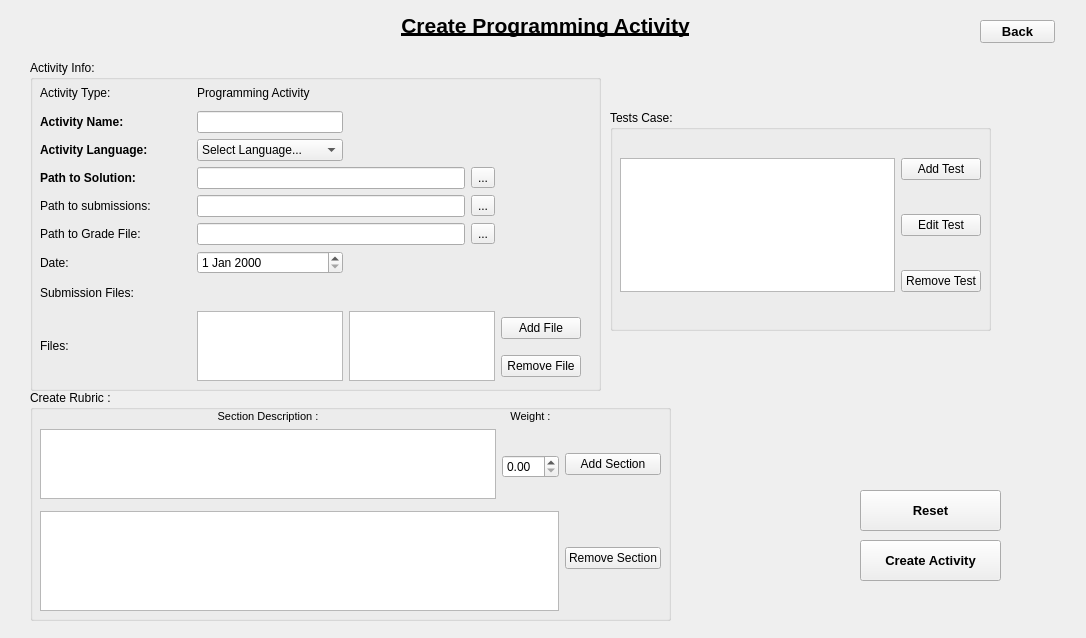
<?xml version="1.0" encoding="UTF-8"?>
<ui version="4.0">
 <class>createprogactivityscreen</class>
 <widget class="QWidget" name="createprogactivityscreen">
  <property name="geometry">
   <rect>
    <x>0</x>
    <y>0</y>
    <width>1086</width>
    <height>638</height>
   </rect>
  </property>
  <property name="windowTitle">
   <string>Form</string>
  </property>
  <widget class="QPushButton" name="backButton">
   <property name="geometry">
    <rect>
     <x>980</x>
     <y>20</y>
     <width>75</width>
     <height>23</height>
    </rect>
   </property>
   <property name="font">
    <font>
     <pointsize>10</pointsize>
     <weight>75</weight>
     <bold>true</bold>
    </font>
   </property>
   <property name="focusPolicy">
    <enum>Qt::ClickFocus</enum>
   </property>
   <property name="text">
    <string>Back</string>
   </property>
  </widget>
  <widget class="QLabel" name="createProgText">
   <property name="geometry">
    <rect>
     <x>390</x>
     <y>10</y>
     <width>311</width>
     <height>31</height>
    </rect>
   </property>
   <property name="font">
    <font>
     <pointsize>16</pointsize>
     <weight>75</weight>
     <bold>true</bold>
     <underline>true</underline>
    </font>
   </property>
   <property name="text">
    <string>Create Programming Activity</string>
   </property>
   <property name="alignment">
    <set>Qt::AlignCenter</set>
   </property>
  </widget>
  <widget class="QPushButton" name="createProgActivityButton">
   <property name="geometry">
    <rect>
     <x>860</x>
     <y>540</y>
     <width>141</width>
     <height>41</height>
    </rect>
   </property>
   <property name="font">
    <font>
     <pointsize>10</pointsize>
     <weight>75</weight>
     <bold>true</bold>
    </font>
   </property>
   <property name="text">
    <string>Create Activity</string>
   </property>
  </widget>
  <widget class="QPushButton" name="pushButton">
   <property name="geometry">
    <rect>
     <x>860</x>
     <y>490</y>
     <width>141</width>
     <height>41</height>
    </rect>
   </property>
   <property name="font">
    <font>
     <pointsize>10</pointsize>
     <weight>75</weight>
     <bold>true</bold>
    </font>
   </property>
   <property name="text">
    <string>Reset</string>
   </property>
  </widget>
  <widget class="QGroupBox" name="groupBox">
   <property name="geometry">
    <rect>
     <x>30</x>
     <y>390</y>
     <width>641</width>
     <height>231</height>
    </rect>
   </property>
   <property name="title">
    <string>Create Rubric :</string>
   </property>
   <widget class="QWidget" name="gridLayoutWidget_3">
    <property name="geometry">
     <rect>
      <x>10</x>
      <y>20</y>
      <width>621</width>
      <height>201</height>
     </rect>
    </property>
    <layout class="QGridLayout" name="gridLayout_3">
     <property name="verticalSpacing">
      <number>6</number>
     </property>
     <item row="0" column="0">
      <widget class="QLabel" name="label_11">
       <property name="font">
        <font>
         <pointsize>8</pointsize>
         <weight>50</weight>
         <bold>false</bold>
        </font>
       </property>
       <property name="text">
        <string>Section Description :</string>
       </property>
       <property name="alignment">
        <set>Qt::AlignCenter</set>
       </property>
      </widget>
     </item>
     <item row="1" column="1" rowspan="4">
      <widget class="QDoubleSpinBox" name="doubleSpinBox"/>
     </item>
     <item row="1" column="0" rowspan="3">
      <widget class="QTextEdit" name="textEdit"/>
     </item>
     <item row="0" column="1">
      <widget class="QLabel" name="label_10">
       <property name="font">
        <font>
         <pointsize>8</pointsize>
         <weight>50</weight>
         <bold>false</bold>
        </font>
       </property>
       <property name="text">
        <string>Weight :</string>
       </property>
       <property name="alignment">
        <set>Qt::AlignCenter</set>
       </property>
      </widget>
     </item>
     <item row="4" column="2" rowspan="2">
      <widget class="QPushButton" name="RemoveBtn">
       <property name="text">
        <string>Remove Section</string>
       </property>
      </widget>
     </item>
     <item row="5" column="0" colspan="2">
      <widget class="QTableView" name="tableView">
       <property name="editTriggers">
        <set>QAbstractItemView::NoEditTriggers</set>
       </property>
       <property name="dragDropOverwriteMode">
        <bool>false</bool>
       </property>
       <property name="selectionMode">
        <enum>QAbstractItemView::SingleSelection</enum>
       </property>
       <property name="selectionBehavior">
        <enum>QAbstractItemView::SelectRows</enum>
       </property>
       <property name="gridStyle">
        <enum>Qt::DotLine</enum>
       </property>
       <attribute name="horizontalHeaderVisible">
        <bool>false</bool>
       </attribute>
       <attribute name="verticalHeaderVisible">
        <bool>false</bool>
       </attribute>
      </widget>
     </item>
     <item row="2" column="2">
      <widget class="QPushButton" name="AddBtn">
       <property name="text">
        <string>Add Section</string>
       </property>
      </widget>
     </item>
    </layout>
   </widget>
  </widget>
  <widget class="QGroupBox" name="groupBox_2">
   <property name="geometry">
    <rect>
     <x>610</x>
     <y>110</y>
     <width>381</width>
     <height>221</height>
    </rect>
   </property>
   <property name="title">
    <string>Tests Case:</string>
   </property>
   <widget class="QWidget" name="gridLayoutWidget_2">
    <property name="geometry">
     <rect>
      <x>10</x>
      <y>20</y>
      <width>361</width>
      <height>191</height>
     </rect>
    </property>
    <layout class="QGridLayout" name="gridLayout">
     <item row="2" column="1">
      <widget class="QPushButton" name="removeTestButton">
       <property name="text">
        <string>Remove Test</string>
       </property>
      </widget>
     </item>
     <item row="1" column="1">
      <widget class="QPushButton" name="editTestButton">
       <property name="text">
        <string>Edit Test</string>
       </property>
      </widget>
     </item>
     <item row="0" column="0" rowspan="3">
      <widget class="QListWidget" name="testList"/>
     </item>
     <item row="0" column="1">
      <widget class="QPushButton" name="addTestButton">
       <property name="text">
        <string>Add Test</string>
       </property>
      </widget>
     </item>
    </layout>
   </widget>
  </widget>
  <widget class="QGroupBox" name="groupBox_3">
   <property name="geometry">
    <rect>
     <x>30</x>
     <y>60</y>
     <width>571</width>
     <height>331</height>
    </rect>
   </property>
   <property name="title">
    <string>Activity Info:</string>
   </property>
   <widget class="QWidget" name="gridLayoutWidget">
    <property name="geometry">
     <rect>
      <x>10</x>
      <y>20</y>
      <width>541</width>
      <height>301</height>
     </rect>
    </property>
    <layout class="QGridLayout" name="gridLayout_2">
     <item row="6" column="1">
      <widget class="QLabel" name="label_6">
       <property name="text">
        <string>Date:</string>
       </property>
      </widget>
     </item>
     <item row="9" column="5" rowspan="2">
      <widget class="QListWidget" name="typeList"/>
     </item>
     <item row="0" column="4">
      <widget class="QLabel" name="programmingActivityLabel">
       <property name="text">
        <string>Programming Activity</string>
       </property>
      </widget>
     </item>
     <item row="5" column="4" colspan="2">
      <layout class="QHBoxLayout" name="horizontalLayout_3">
       <item>
        <widget class="QLineEdit" name="gradeDirEdit"/>
       </item>
       <item>
        <widget class="QToolButton" name="toolButton_3">
         <property name="text">
          <string>...</string>
         </property>
        </widget>
       </item>
      </layout>
     </item>
     <item row="0" column="1">
      <widget class="QLabel" name="activityTypeLabel">
       <property name="text">
        <string>Activity Type:</string>
       </property>
      </widget>
     </item>
     <item row="9" column="4" rowspan="2">
      <widget class="QListWidget" name="fileList"/>
     </item>
     <item row="5" column="1">
      <widget class="QLabel" name="label_7">
       <property name="text">
        <string>Path to Grade File:</string>
       </property>
      </widget>
     </item>
     <item row="9" column="6">
      <widget class="QPushButton" name="addFileButton">
       <property name="text">
        <string>Add File</string>
       </property>
      </widget>
     </item>
     <item row="10" column="6">
      <widget class="QPushButton" name="removeFileButton">
       <property name="text">
        <string>Remove File</string>
       </property>
      </widget>
     </item>
     <item row="0" column="3">
      <spacer name="horizontalSpacer">
       <property name="orientation">
        <enum>Qt::Horizontal</enum>
       </property>
       <property name="sizeType">
        <enum>QSizePolicy::Minimum</enum>
       </property>
       <property name="sizeHint" stdset="0">
        <size>
         <width>40</width>
         <height>20</height>
        </size>
       </property>
      </spacer>
     </item>
     <item row="7" column="1">
      <widget class="QLabel" name="label_4">
       <property name="font">
        <font>
         <weight>50</weight>
         <bold>false</bold>
        </font>
       </property>
       <property name="text">
        <string>Submission Files:</string>
       </property>
      </widget>
     </item>
     <item row="2" column="3">
      <spacer name="horizontalSpacer_3">
       <property name="orientation">
        <enum>Qt::Horizontal</enum>
       </property>
       <property name="sizeType">
        <enum>QSizePolicy::Minimum</enum>
       </property>
       <property name="sizeHint" stdset="0">
        <size>
         <width>40</width>
         <height>20</height>
        </size>
       </property>
      </spacer>
     </item>
     <item row="2" column="1">
      <widget class="QLabel" name="activityLanguageLabel">
       <property name="font">
        <font>
         <weight>75</weight>
         <bold>true</bold>
        </font>
       </property>
       <property name="text">
        <string>Activity Language:</string>
       </property>
      </widget>
     </item>
     <item row="1" column="3">
      <spacer name="horizontalSpacer_2">
       <property name="orientation">
        <enum>Qt::Horizontal</enum>
       </property>
       <property name="sizeType">
        <enum>QSizePolicy::Minimum</enum>
       </property>
       <property name="sizeHint" stdset="0">
        <size>
         <width>40</width>
         <height>20</height>
        </size>
       </property>
      </spacer>
     </item>
     <item row="4" column="4" colspan="2">
      <layout class="QHBoxLayout" name="horizontalLayout_2">
       <item>
        <widget class="QLineEdit" name="pathToSubmissionsEdit"/>
       </item>
       <item>
        <widget class="QToolButton" name="toolButton_2">
         <property name="text">
          <string>...</string>
         </property>
        </widget>
       </item>
      </layout>
     </item>
     <item row="2" column="4">
      <widget class="QComboBox" name="languageBox">
       <item>
        <property name="text">
         <string>Select Language...</string>
        </property>
       </item>
       <item>
        <property name="text">
         <string>C++</string>
        </property>
       </item>
       <item>
        <property name="text">
         <string>Java</string>
        </property>
       </item>
       <item>
        <property name="text">
         <string>Python</string>
        </property>
       </item>
      </widget>
     </item>
     <item row="3" column="4" colspan="2">
      <layout class="QHBoxLayout" name="horizontalLayout">
       <item>
        <widget class="QLineEdit" name="pathToSolEdit"/>
       </item>
       <item>
        <widget class="QToolButton" name="toolButton">
         <property name="text">
          <string>...</string>
         </property>
        </widget>
       </item>
      </layout>
     </item>
     <item row="1" column="1">
      <widget class="QLabel" name="activityNameLabel">
       <property name="font">
        <font>
         <weight>75</weight>
         <bold>true</bold>
        </font>
       </property>
       <property name="text">
        <string>Activity Name:</string>
       </property>
      </widget>
     </item>
     <item row="6" column="4">
      <widget class="QDateEdit" name="dateEdit"/>
     </item>
     <item row="3" column="1">
      <widget class="QLabel" name="label">
       <property name="font">
        <font>
         <weight>75</weight>
         <bold>true</bold>
        </font>
       </property>
       <property name="text">
        <string>Path to Solution:</string>
       </property>
      </widget>
     </item>
     <item row="1" column="4">
      <widget class="QLineEdit" name="activityNameEdit"/>
     </item>
     <item row="4" column="1">
      <widget class="QLabel" name="label_2">
       <property name="font">
        <font>
         <weight>50</weight>
         <bold>false</bold>
        </font>
       </property>
       <property name="text">
        <string>Path to submissions:</string>
       </property>
      </widget>
     </item>
     <item row="9" column="1" rowspan="2">
      <widget class="QLabel" name="label_3">
       <property name="text">
        <string>Files:</string>
       </property>
      </widget>
     </item>
    </layout>
   </widget>
  </widget>
  <zorder>groupBox_3</zorder>
  <zorder>groupBox_2</zorder>
  <zorder>backButton</zorder>
  <zorder>createProgText</zorder>
  <zorder>createProgActivityButton</zorder>
  <zorder>pushButton</zorder>
  <zorder>groupBox</zorder>
 </widget>
 <tabstops>
  <tabstop>activityNameEdit</tabstop>
  <tabstop>languageBox</tabstop>
  <tabstop>pathToSolEdit</tabstop>
  <tabstop>toolButton</tabstop>
  <tabstop>pathToSubmissionsEdit</tabstop>
  <tabstop>toolButton_2</tabstop>
  <tabstop>fileList</tabstop>
  <tabstop>addFileButton</tabstop>
  <tabstop>createProgActivityButton</tabstop>
 </tabstops>
 <resources/>
 <connections/>
</ui>
